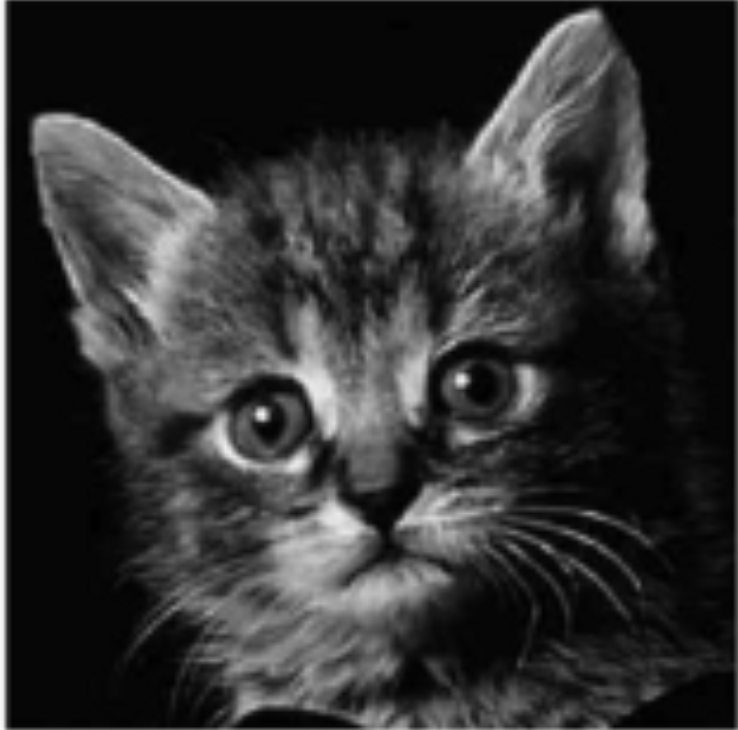
#> input picture Experiment 9/image.png, 738 x 730 px, found by its file name
$ python Exp9.py
#> lines starting #> are read from the running program, lines starting #| are printed output that depends on the picture
import cv2
import numpy as np
import pandas as pd
import matplotlib.pyplot as plt

img = cv2.imread('E:\DSIP\VS Py\Experiment 9\image.png', 0)
#> img is the input picture: shape (730, 738); min 0, max 250, mean 48.9
#plt.imshow(img)
#Fig size
plt.figure(figsize=(12, 5))
#plt.show()
plt.imshow(img)
img.shape

weighted_kernel=np.asarray([
    [1,2,1],
    [1,2,1],
    [1,2,1]],
    dtype=np.float32)

weighted_kernel=weighted_kernel/10
weighted_mean=cv2.filter2D(img, -1, weighted_kernel)
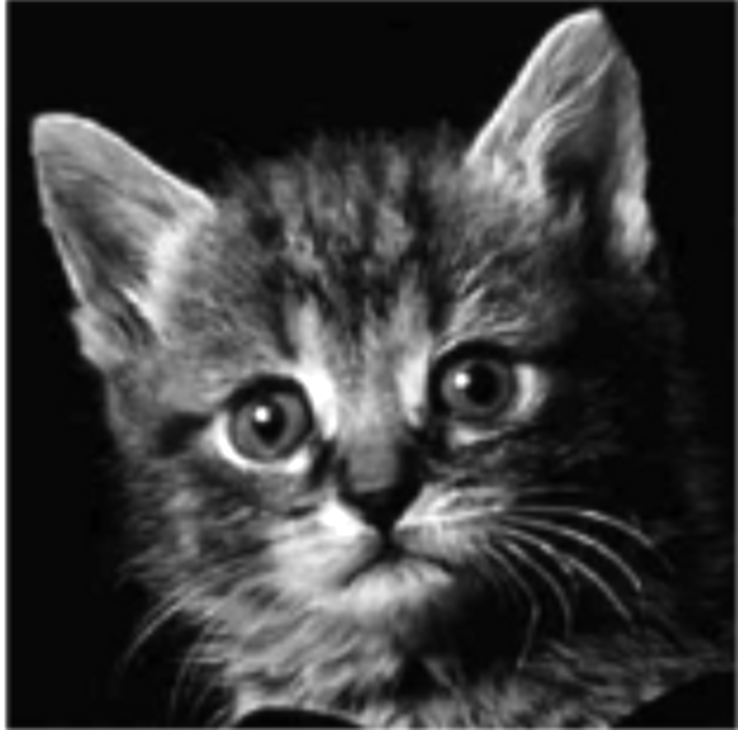
#> weighted_mean: shape (730, 738); min 1, max 255, mean 58.5
plt.figure(figsize=(8, 6))
plt.imshow(cv2.cvtColor(weighted_mean, cv2.COLOR_BGR2RGB))
plt.title('Weighted Mean Filter')
plt.axis('off')
plt.show()
